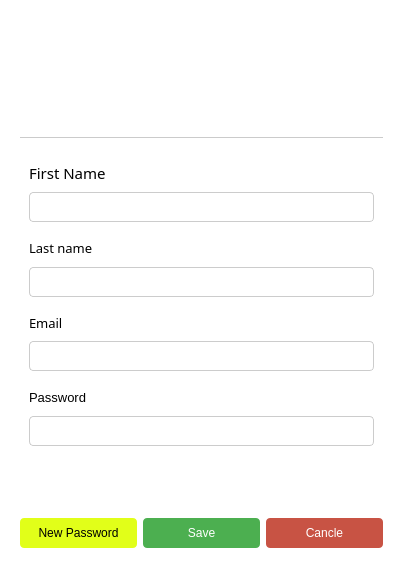
<?xml version="1.0" encoding="UTF-8"?>
<ui version="4.0">
 <class>profile_window</class>
 <widget class="QDialog" name="profile_window">
  <property name="geometry">
   <rect>
    <x>0</x>
    <y>0</y>
    <width>403</width>
    <height>567</height>
   </rect>
  </property>
  <property name="sizePolicy">
   <sizepolicy hsizetype="Fixed" vsizetype="Fixed">
    <horstretch>0</horstretch>
    <verstretch>0</verstretch>
   </sizepolicy>
  </property>
  <property name="windowTitle">
   <string>TimeGuruz -Profile</string>
  </property>
  <property name="windowIcon">
   <iconset>
    <normaloff>../../sgLogo.ico</normaloff>../../sgLogo.ico</iconset>
  </property>
  <property name="styleSheet">
   <string notr="true">background-color: rgb(255, 255, 255);</string>
  </property>
  <layout class="QVBoxLayout" name="verticalLayout">
   <item>
    <widget class="QWidget" name="widget" native="true">
     <layout class="QVBoxLayout" name="verticalLayout_2">
      <item>
       <widget class="QWidget" name="symbol" native="true">
        <property name="sizePolicy">
         <sizepolicy hsizetype="Expanding" vsizetype="Preferred">
          <horstretch>0</horstretch>
          <verstretch>0</verstretch>
         </sizepolicy>
        </property>
        <property name="styleSheet">
         <string notr="true">
#symbol{
border-bottom:1px solid #cbcbcb;
background-color: rgb(255, 255, 255);
}</string>
        </property>
        <layout class="QHBoxLayout" name="horizontalLayout">
         <item>
          <widget class="QWidget" name="widget_4" native="true"/>
         </item>
         <item>
          <widget class="QLabel" name="label">
           <property name="minimumSize">
            <size>
             <width>100</width>
             <height>100</height>
            </size>
           </property>
           <property name="maximumSize">
            <size>
             <width>100</width>
             <height>100</height>
            </size>
           </property>
           <property name="text">
            <string/>
           </property>
           <property name="pixmap">
            <pixmap>../../sgLogo.png</pixmap>
           </property>
           <property name="scaledContents">
            <bool>true</bool>
           </property>
           <property name="alignment">
            <set>Qt::AlignCenter</set>
           </property>
          </widget>
         </item>
         <item>
          <widget class="QWidget" name="widget_5" native="true"/>
         </item>
        </layout>
       </widget>
      </item>
      <item>
       <widget class="QWidget" name="widget_2" native="true">
        <property name="minimumSize">
         <size>
          <width>0</width>
          <height>350</height>
         </size>
        </property>
        <property name="maximumSize">
         <size>
          <width>16777215</width>
          <height>350</height>
         </size>
        </property>
        <property name="styleSheet">
         <string notr="true">background-color: rgb(255, 255, 255);</string>
        </property>
        <layout class="QVBoxLayout" name="verticalLayout_3">
         <item>
          <widget class="QLabel" name="firstname_lbl">
           <property name="sizePolicy">
            <sizepolicy hsizetype="Preferred" vsizetype="Fixed">
             <horstretch>0</horstretch>
             <verstretch>0</verstretch>
            </sizepolicy>
           </property>
           <property name="minimumSize">
            <size>
             <width>0</width>
             <height>40</height>
            </size>
           </property>
           <property name="maximumSize">
            <size>
             <width>16777215</width>
             <height>40</height>
            </size>
           </property>
           <property name="font">
            <font>
             <family>Bell MT</family>
             <pointsize>11</pointsize>
            </font>
           </property>
           <property name="text">
            <string>First Name</string>
           </property>
          </widget>
         </item>
         <item>
          <widget class="QLineEdit" name="firstname">
           <property name="styleSheet">
            <string notr="true">QLineEdit {
                border: 1px solid #ccc;
                border-radius: 4px;
                padding: 6px;
            }
            QLineEdit:focus {
                border-color: #4CAF50;
            }</string>
           </property>
          </widget>
         </item>
         <item>
          <widget class="QLabel" name="lastname_lbl">
           <property name="sizePolicy">
            <sizepolicy hsizetype="Preferred" vsizetype="Fixed">
             <horstretch>0</horstretch>
             <verstretch>0</verstretch>
            </sizepolicy>
           </property>
           <property name="minimumSize">
            <size>
             <width>0</width>
             <height>40</height>
            </size>
           </property>
           <property name="maximumSize">
            <size>
             <width>16777215</width>
             <height>40</height>
            </size>
           </property>
           <property name="font">
            <font>
             <family>Bell MT</family>
             <pointsize>10</pointsize>
            </font>
           </property>
           <property name="text">
            <string>Last name</string>
           </property>
          </widget>
         </item>
         <item>
          <widget class="QLineEdit" name="lastname">
           <property name="styleSheet">
            <string notr="true">QLineEdit {
                border: 1px solid #ccc;
                border-radius: 4px;
                padding: 6px;
            }
            QLineEdit:focus {
                border-color: #4CAF50;
            }</string>
           </property>
          </widget>
         </item>
         <item>
          <widget class="QLabel" name="email_lbl">
           <property name="sizePolicy">
            <sizepolicy hsizetype="Preferred" vsizetype="Fixed">
             <horstretch>0</horstretch>
             <verstretch>0</verstretch>
            </sizepolicy>
           </property>
           <property name="minimumSize">
            <size>
             <width>0</width>
             <height>40</height>
            </size>
           </property>
           <property name="maximumSize">
            <size>
             <width>16777215</width>
             <height>40</height>
            </size>
           </property>
           <property name="font">
            <font>
             <family>Bell MT</family>
             <pointsize>10</pointsize>
            </font>
           </property>
           <property name="text">
            <string>Email</string>
           </property>
          </widget>
         </item>
         <item>
          <widget class="QLineEdit" name="email">
           <property name="styleSheet">
            <string notr="true">QLineEdit {
                border: 1px solid #ccc;
                border-radius: 4px;
                padding: 6px;
            }
            QLineEdit:focus {
                border-color: #4CAF50;
            }</string>
           </property>
          </widget>
         </item>
         <item>
          <widget class="QLabel" name="password_lbl">
           <property name="sizePolicy">
            <sizepolicy hsizetype="Preferred" vsizetype="Fixed">
             <horstretch>0</horstretch>
             <verstretch>0</verstretch>
            </sizepolicy>
           </property>
           <property name="minimumSize">
            <size>
             <width>0</width>
             <height>40</height>
            </size>
           </property>
           <property name="maximumSize">
            <size>
             <width>16777215</width>
             <height>40</height>
            </size>
           </property>
           <property name="font">
            <font>
             <pointsize>10</pointsize>
            </font>
           </property>
           <property name="text">
            <string>Password</string>
           </property>
          </widget>
         </item>
         <item>
          <widget class="QLineEdit" name="password">
           <property name="styleSheet">
            <string notr="true">QLineEdit {
                border: 1px solid #ccc;
                border-radius: 4px;
                padding: 6px;
            }
            QLineEdit:focus {
                border-color: #4CAF50;
            }</string>
           </property>
          </widget>
         </item>
         <item>
          <widget class="QLabel" name="info_lbl">
           <property name="minimumSize">
            <size>
             <width>0</width>
             <height>40</height>
            </size>
           </property>
           <property name="maximumSize">
            <size>
             <width>16777215</width>
             <height>40</height>
            </size>
           </property>
           <property name="font">
            <font>
             <family>Arial</family>
            </font>
           </property>
           <property name="text">
            <string/>
           </property>
           <property name="alignment">
            <set>Qt::AlignCenter</set>
           </property>
          </widget>
         </item>
        </layout>
       </widget>
      </item>
     </layout>
    </widget>
   </item>
   <item>
    <widget class="QWidget" name="widget_3" native="true">
     <layout class="QHBoxLayout" name="horizontalLayout_2">
      <item>
       <widget class="QPushButton" name="passwordbtn">
        <property name="styleSheet">
         <string notr="true">QPushButton {
	background-color: rgb(225, 255, 25);
              
                color: Black;
                padding: 8px 16px;
                border: none;
                border-radius: 4px;
            }
            QPushButton:hover {
                background-color:#fffb7e;
            }
            QPushButton:pressed {
                background-color: #f4ff15;
            }</string>
        </property>
        <property name="text">
         <string>New Password</string>
        </property>
       </widget>
      </item>
      <item>
       <widget class="QPushButton" name="savebtn">
        <property name="styleSheet">
         <string notr="true">QPushButton {
                background-color: #4CAF50;
                color: white;
                padding: 8px 16px;
                border: none;
                border-radius: 4px;
            }
            QPushButton:hover {
                background-color: #45a049;
            }
            QPushButton:pressed {
                background-color: #3e8e41;
            }</string>
        </property>
        <property name="text">
         <string>Save</string>
        </property>
       </widget>
      </item>
      <item>
       <widget class="QPushButton" name="canclebtn">
        <property name="styleSheet">
         <string notr="true">QPushButton {
                background-color: #c85344;
                color: white;
                padding: 8px 16px;
                border: none;
                border-radius: 4px;
            }
            QPushButton:hover {
                background-color: #ff7d7d;
            }
            QPushButton:pressed {
                background-color: #ff5252;
            }</string>
        </property>
        <property name="text">
         <string>Cancle</string>
        </property>
       </widget>
      </item>
     </layout>
    </widget>
   </item>
  </layout>
 </widget>
 <resources/>
 <connections/>
</ui>
